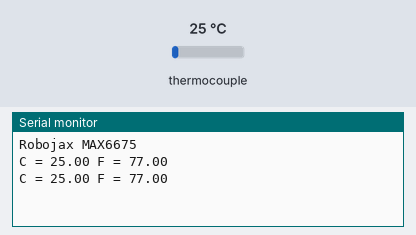
Simulated run of this sketch. Board: Arduino Uno, built with avr-gcc and run on an emulated ATmega328P. Shown: the last lines printed to the serial monitor. The inputs (shaded band) are chosen by the test bench; at power-on: thermocouple 25 °C.

Above: at 1.2 s.
1.3 s: thermocouple set to 6 °C
At 2.6 s:
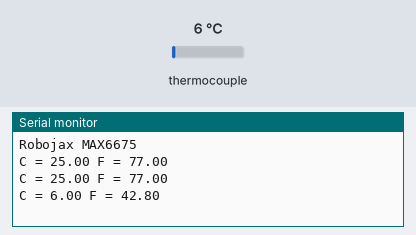
2.8 s: thermocouple set to 75 °C
At 3.4 s:
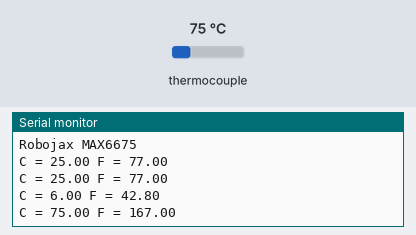
Timing chart, 0 to 5.8 s (numbered marks = the images above; inputs shaded):
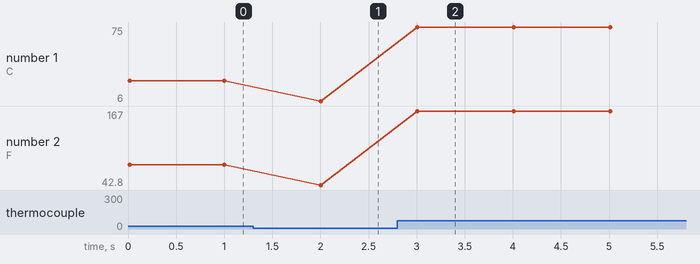

Measured:
- after the input at 1.3 s, the serial monitor: prints a new line after 0.70 s (image 1)
- after the input at 2.8 s, the serial monitor: prints a new line after 0.21 s (image 2)
- plotted number 1: 25 → 6 after the input at 1.3 s, 6 → 75 after the input at 2.8 s
- plotted number 2: 77 → 42.8 after the input at 1.3 s, 42.8 → 167 after the input at 2.8 s

The sketch:

MAX6675_Test.ino
```cpp
#include "max6675.h" // max6675.h file is part of the library that you should download from Robojax.com

int soPin = 12;// SO=Serial Out
int csPin = 10;// CS = chip select CS pin
int sckPin = 13;// SCK = Serial Clock pin

MAX6675 robojax(sckPin, csPin, soPin);// create instance object of MAX6675


void setup() {


  Serial.begin(9600);// initialize serial monitor with 9600 baud
  Serial.println("Robojax MAX6675");

}

void loop() {
  // basic readout test, just print the current temp
  // Robojax.com MAX6675 Temperature reading on Serial monitor
   Serial.print("C = ");
   Serial.print(robojax.readCelsius());
   Serial.print(" F = ");
   Serial.println(robojax.readFahrenheit());


   delay(1000);
}
```
